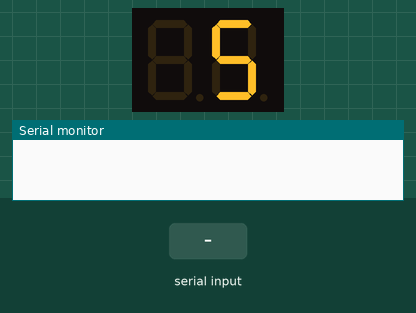
This sketch was run on a simulated Arduino Uno, built with avr-gcc and run on an emulated ATmega328P. Shown: 2-digit seven-segment display, the last lines printed to the serial monitor. Wiring (inferred from the names in the program): 2-digit 7-segment display, segments lit when HIGH: segments pin 2, pin 3, pin 4, pin 5, pin 6, pin 7, pin 8; digit selects pin 9, pin 10. Inputs (shaded band) come from the test bench. EEPROM starts erased; the segment pins are drawn as the display they are named for.

Above: at 1.2 s.
1.3 s: "30,150\n" received over Serial
At 1.9 s:
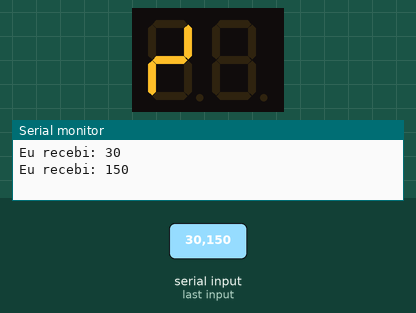
3.9 s: "90,45\n" received over Serial
At 4.97 s:
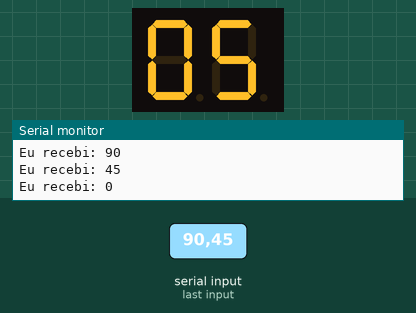
Timing chart, 0 to 6.9 s (numbered marks = the images above; inputs shaded):
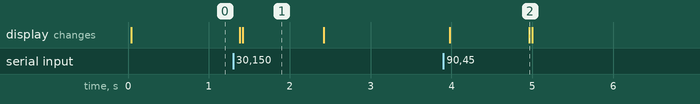

The sketch:

experimentoCinco.ino
```cpp
#include <EEPROM.h>

#define seg_a  2
#define seg_b  3
#define seg_c  4
#define seg_d  5
#define seg_e  6
#define seg_f  7
#define seg_g  8
#define disp_a 9
#define disp_b 10

//segmentos a b c d e f g
int displayset[10][7]={{1,1,1,1,1,1,0}, //0
                       {0,1,1,0,0,0,0}, //1
                       {1,1,0,1,1,0,1}, //2
                       {1,1,1,1,0,0,1}, //3
                       {0,1,1,0,0,1,1}, //4
                       {1,0,1,1,0,1,1}, //5
                       {1,0,1,1,1,1,1}, //6
                       {1,1,1,0,0,0,0}, //7
                       {1,1,1,1,1,1,1}, //8
                       {1,1,1,1,0,1,1}  //9
                      };

void displaysete(void);
int dezena  = 0;
int unidade = 0;
int estado_displaysete=1;

void setup() {
  Serial.begin(115200);
  // put your setup code here, to run once:
  pinMode(seg_a,  OUTPUT);
  pinMode(seg_b,  OUTPUT);
  pinMode(seg_c,  OUTPUT);
  pinMode(seg_d,  OUTPUT);
  pinMode(seg_e,  OUTPUT);
  pinMode(seg_f,  OUTPUT);
  pinMode(seg_g,  OUTPUT);
  pinMode(disp_a, OUTPUT);
  pinMode(disp_b, OUTPUT);
  pinMode(A1, INPUT);
}
int incomingByte = 0;
int count_disp=0;
unsigned long tempo_atual, tempo_anterior = 0;
int pot;
void loop() {
  if (Serial.available() > 0) {
    // lê o dado recebido:
    incomingByte = Serial.parseInt();

    // responder o que foi recebido:
    EEPROM.write(0, incomingByte);
    Serial.print("Eu recebi: ");
    Serial.println(incomingByte, DEC);
  }/*
  dezena = pot/10;
  unidade = pot%10;
*/
  dezena = EEPROM.read(0)/10;
  unidade = EEPROM.read(0)%10;

  displaysete();
  delay(10);
  /*
  tempo_atual = millis();
  if ((tempo_atual - tempo_anterior) >= 1000){
    tempo_anterior = tempo_atual;
    unidade ++;
    if(unidade > 9) {
      unidade = 0;
      dezena++;
      if(dezena > 9) {
        dezena = 0;
      }
    }
  }*/
}


void displaysete(void) {

  switch(estado_displaysete) {
    case 1:
      digitalWrite(disp_a, HIGH);
      digitalWrite(seg_a, displayset[unidade][0]);
      digitalWrite(seg_b, displayset[unidade][1]);
      digitalWrite(seg_c, displayset[unidade][2]);
      digitalWrite(seg_d, displayset[unidade][3]);
      digitalWrite(seg_e, displayset[unidade][4]);
      digitalWrite(seg_f, displayset[unidade][5]);
      digitalWrite(seg_g, displayset[unidade][6]);
      digitalWrite(disp_b, LOW);
      estado_displaysete=2;
      break;

    case 2:
      digitalWrite(disp_b, HIGH);
      digitalWrite(seg_a, displayset[dezena][0]);
      digitalWrite(seg_b, displayset[dezena][1]);
      digitalWrite(seg_c, displayset[dezena][2]);
      digitalWrite(seg_d, displayset[dezena][3]);
      digitalWrite(seg_e, displayset[dezena][4]);
      digitalWrite(seg_f, displayset[dezena][5]);
      digitalWrite(seg_g, displayset[dezena][6]);
      digitalWrite(disp_a, LOW);
      estado_displaysete=1;
      break;
  }
}
```

Measured:
- after the input at 1.3 s, the display: first changes after 0.08 s (image 1 shows a later state)
- after the input at 3.9 s, the display: first changes after 0.08 s (image 2 shows a later state)
- what the display in image 1 shows lasts 1.0 s, from 1.4 s to 2.4 s
